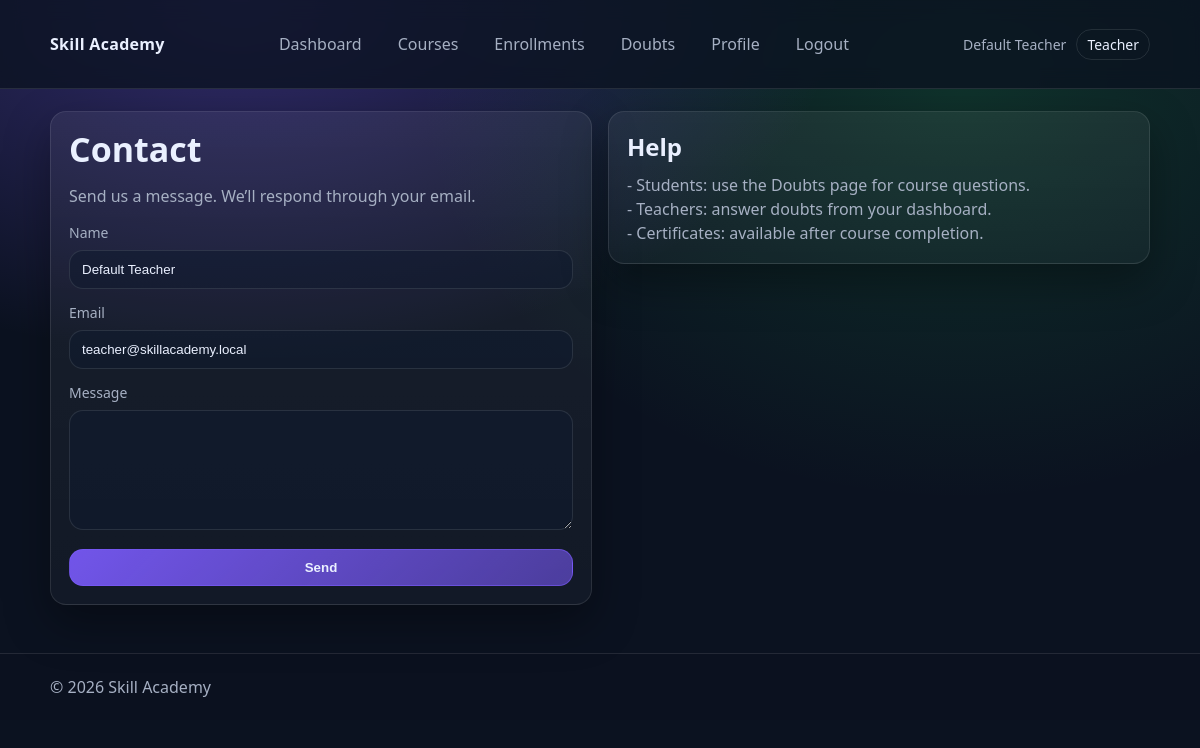
The app's page /contact.php (signed in) with its own data.
### tables this page shows
CREATE TABLE users (
  id BIGINT UNSIGNED NOT NULL AUTO_INCREMENT,
  role ENUM('student','teacher') NOT NULL,
  full_name VARCHAR(120) NOT NULL,
  email VARCHAR(190) NOT NULL,
  password_hash VARCHAR(255) NOT NULL,
  created_at TIMESTAMP NOT NULL DEFAULT CURRENT_TIMESTAMP,
  last_login_at TIMESTAMP NULL DEFAULT NULL,
  PRIMARY KEY (id),
  UNIQUE KEY uq_users_email (email),
  KEY idx_users_role (role)
);

### includes/auth.php (called while the page is built, shortened)
<?php
require_once __DIR__ . '/db.php';
function current_user(): ?array
{
    $id = $_SESSION['user_id'] ?? null;
    $stmt = db()->prepare('SELECT id, role, full_name, email, created_at, last_login_at FROM users WHERE id = ?');
    $stmt->execute([(int)$id]);
    $u = $stmt->fetch();
    return $u ?: null;
}
function is_logged_in(): bool
{
    return !empty($_SESSION['user_id']);
}

### includes/db.php (called while the page is built, shortened)
<?php
function db(): PDO
{
    static $pdo = null;
    if ($pdo instanceof PDO) {
        return $pdo;
    }
    $dsn = 'mysql:host=' . DB_HOST . ';dbname=' . DB_NAME . ';charset=' . DB_CHARSET;
    $pdo = new PDO($dsn, DB_USER, DB_PASS, [
        PDO::ATTR_ERRMODE => PDO::ERRMODE_EXCEPTION,
        PDO::ATTR_DEFAULT_FETCH_MODE => PDO::FETCH_ASSOC,
        PDO::ATTR_EMULATE_PREPARES => false,
    ]);
    return $pdo;
}

### contact.php (the view, shortened to what this page needs)
<?php
require_once __DIR__ . '/includes/layout.php';
require_once __DIR__ . '/includes/db.php';
$values = [
    'name' => '',
    'email' => '',
    'message' => '',
];
if (is_logged_in()) {
    $u = current_user();
    if ($u) {
        $values['name'] = (string)$u['full_name'];
        $values['email'] = (string)$u['email'];
    }
}
render_header('Contact');
?>
<div class="grid">
    <div class="col-6">
        <div class="card pad">
            <h1 class="h1" style="font-size:34px">Contact</h1>
            <p class="muted">Send us a message. We’ll respond through your email.</p>
            <form method="post" class="no-print">
                <div class="field">
                    <label for="name">Name</label>
                    <input id="name" name="name" value="<?= e($values['name']) ?>" required>
                </div>
                <div class="field">
                    <label for="email">Email</label>
                    <input id="email" type="email" name="email" value="<?= e($values['email']) ?>" required>
                </div>
                <div class="field">
                    <label for="message">Message</label>
                    <textarea id="message" name="message" required><?= e($values['message']) ?></textarea>
                </div>
                <button class="btn primary block" type="submit">Send</button>
            </form>
        </div>
    </div>
    <div class="col-6">
        <div class="card pad">
            <h2 class="h2">Help</h2>
            <div class="muted" style="line-height:1.5">
                - Students: use the Doubts page for course questions.<br>
                - Teachers: answer doubts from your dashboard.<br>
                - Certificates: available after course completion.<br>
            </div>
        </div>
    </div>
</div>
<?php render_footer(); ?>

### includes/layout.php (shortened to what this page needs)
<?php
require_once __DIR__ . '/auth.php';
function e(string $v): string
{
    return htmlspecialchars($v, ENT_QUOTES, 'UTF-8');
}
function render_header(string $title): void
{
    $user = is_logged_in() ? current_user() : null;
    $role = $user['role'] ?? null;
    $fullName = $user ? $user['full_name'] : null;
    $activePath = parse_url($_SERVER['REQUEST_URI'] ?? '', PHP_URL_PATH) ?: '';
    $nav = [];
    if (!$user) {
        $nav = [
            ['label' => 'Home', 'href' => APP_BASE_URL . '/index.php'],
            ['label' => 'Courses', 'href' => APP_BASE_URL . '/public_courses.php'],
            ['label' => 'Contact', 'href' => APP_BASE_URL . '/contact.php'],
            ['label' => 'Login', 'href' => APP_BASE_URL . '/login.php'],
            ['label' => 'Register', 'href' => APP_BASE_URL . '/register.php'],
        ];
    } else {
        $nav = [
            ['label' => 'Dashboard', 'href' => APP_BASE_URL . '/teacher/dashboard.php'],
            ['label' => 'Courses', 'href' => APP_BASE_URL . '/teacher/courses.php'],
            ['label' => 'Enrollments', 'href' => APP_BASE_URL . '/teacher/enrollments.php'],
            ['label' => 'Doubts', 'href' => APP_BASE_URL . '/teacher/doubts.php'],
            ['label' => 'Profile', 'href' => APP_BASE_URL . '/teacher/profile.php'],
            ['label' => 'Logout', 'href' => APP_BASE_URL . '/logout.php'],
        ];
    }
    ?>
    <!doctype html>
    <html lang="en">
    <head>
        <link rel="stylesheet" href="<?= e(APP_BASE_URL) ?>/assets/app.css">
    </head>
    <body>
    <header class="site-header">
        <div class="container row between center gap">
            <a class="brand" href="<?= e(APP_BASE_URL) ?>/index.php"><?= e(APP_NAME) ?></a>
            <nav class="nav">
                <?php foreach ($nav as $item): ?>
                    <?php $isActive = ($activePath === parse_url($item['href'], PHP_URL_PATH)); ?>
                    <a class="nav-link <?= $isActive ? 'active' : '' ?>" href="<?= e($item['href']) ?>"><?= e($item['label']) ?></a>
                <?php endforeach; ?>
            </nav>
            <div class="user-chip">
                <?php if ($fullName): ?>
                    <span><?= e($fullName) ?></span>
                    <span class="pill"><?= e((string)$role) ?></span>
                <?php else: ?>
                    <span class="muted">Guest</span>
                <?php endif; ?>
            </div>
        </div>
    </header>
    <main class="container">
    <?php
}
function render_footer(): void
{
    ?>
    </main>
    <footer class="site-footer">
        <div class="container row between center">
            <div class="muted">© <?= date('Y') ?> <?= e(APP_NAME) ?></div>
        </div>
    </footer>
    </body>
    </html>
    <?php
}

### assets/app.css (style rules this page uses)
:root { --bg:#0b1220; --card:#101a2e; --muted:#a6b0c3; --text:#eaf0ff; --accent:#7c5cff; --accent2:#22c55e; --danger:#ef4444; --border:rgba(255,255,255,.10); --shadow:0 18px 45px rgba(0,0,0,.35); --radius:16px; }
* { box-sizing:border-box }
html,body { height:100% }
body { margin:0; font-family:ui-sans-serif,system-ui,-apple-system,Segoe UI,Roboto,Helvetica,Arial,"Apple Color Emoji","Segoe UI Emoji"; background:radial-gradient(1000px 600px at 20% 0%, rgba(124,92,255,.35), transparent 60%), radial-gradient(900px 700px at 80% 10%, rgba(34,197,94,.18), transparent 60%), var(--bg); color:var(--text); }
a { color:inherit;text-decoration:none }
.container { width:min(1100px,92vw);margin:0 auto;padding:22px 0 }
.row { display:flex }
.between { justify-content:space-between }
.center { align-items:center }
.gap { gap:14px }
.site-header { position:sticky;top:0;z-index:10; backdrop-filter: blur(10px); background: rgba(11,18,32,.78); border-bottom:1px solid var(--border); }
.brand { font-weight:800;letter-spacing:.3px }
.nav { display:flex;gap:10px;flex-wrap:wrap;justify-content:center }
.nav-link { padding:10px 12px;border-radius:12px; color:var(--muted); border:1px solid transparent; }
.user-chip { display:flex;gap:10px;align-items:center;color:var(--muted);font-size:14px }
.pill { padding:5px 10px;border:1px solid var(--border);border-radius:999px;color:var(--text);text-transform:capitalize }
.card { background:linear-gradient(180deg, rgba(255,255,255,.06), rgba(255,255,255,.03)); border:1px solid var(--border); border-radius:var(--radius); box-shadow:var(--shadow); }
.card.pad { padding:18px }
.grid { display:grid;grid-template-columns:repeat(12,1fr);gap:16px }
.col-6 { grid-column:span 6 }
.h1 { font-size:40px;line-height:1.15;margin:0 0 10px }
.h2 { font-size:24px;margin:0 0 10px }
.muted { color:var(--muted) }
.btn { display:inline-flex;align-items:center;justify-content:center; padding:10px 14px;border-radius:14px;border:1px solid var(--border); background:rgba(255,255,255,.05); color:var(--text);cursor:pointer;font-weight:650; }
.btn.primary { background:linear-gradient(135deg, rgba(124,92,255,.9), rgba(124,92,255,.55));border-color:rgba(124,92,255,.55) }
.btn.block { width:100% }
input,select,textarea { width:100%; padding:11px 12px; border-radius:14px; border:1px solid var(--border); background:rgba(16,26,46,.55); color:var(--text); outline:none; }
textarea { min-height:120px;resize:vertical }
label { display:block;margin:0 0 8px;color:var(--muted);font-size:14px }
.field { margin:0 0 14px }
.site-footer { border-top:1px solid var(--border);margin-top:26px;background:rgba(11,18,32,.55) }

### records on screen
users: full_name "Default Teacher", role "Teacher", name "Default Teacher", email "teacher@skillacademy.local"

### other values on screen
APP_NAME "Skill Academy"
$item['label'] "Dashboard"
$item['label'] "Courses"
$item['label'] "Enrollments"
$item['label'] "Doubts"
$item['label'] "Profile"
$item['label'] "Logout"
